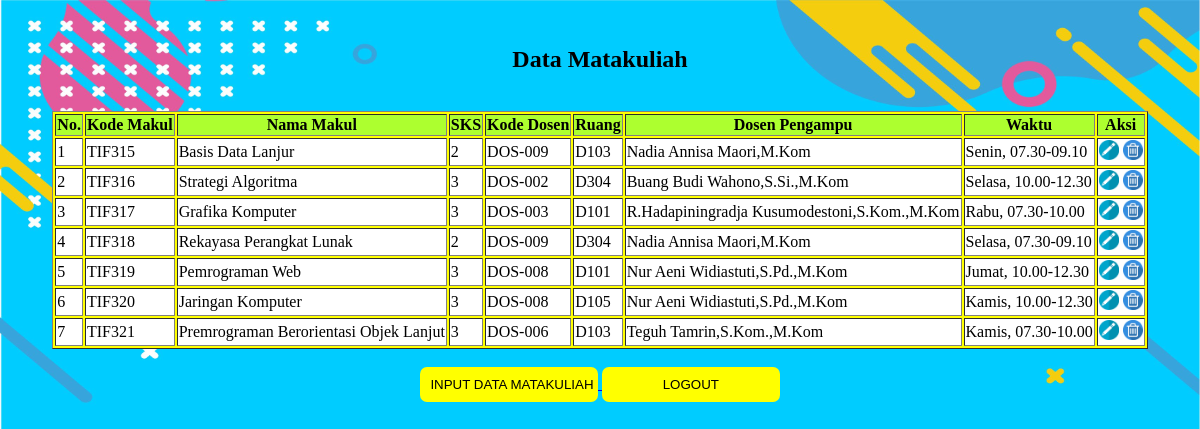
The page /index_kuliah.php on the database its author committed.
### tables this page shows
CREATE TABLE `kuliah` (
  `kode_makul` varchar(15) NOT NULL,
  `nama_makul` varchar(50) NOT NULL,
  `sks` int(3) DEFAULT NULL,
  `kode_dosen` varchar(15) DEFAULT NULL,
  `ruang` varchar(15) DEFAULT NULL,
  `waktu` varchar(30) DEFAULT NULL
);

CREATE TABLE `dosen` (
  `kode_dosen` varchar(15) NOT NULL,
  `nama_dosen` varchar(50) DEFAULT NULL
);

### index_kuliah.php (the view, shortened to what this page needs)
<?php
include ("koneksi.php");
?>
<html>
<head>
	<link rel="stylesheet" type="text/css" href="style.css">
</head>
	<br>
	<h2 align="center">Data Matakuliah</h2>
	<br>
	<table border="1px" align="center" bgcolor="yellow">
		<tr align="center" bgcolor="greenyellow">
			<th>No.</th>
			<th>Kode Makul</th>
			<th>Nama Makul</th>
			<th>SKS</th>
			<th>Kode Dosen</th>
			<th>Ruang</th>
			<th>Dosen Pengampu</th>
			<th>Waktu</th>
			<th>Aksi</th>
		</tr>
	<?php
		$sql = mysqli_query($koneksi, "SELECT * FROM kuliah join dosen on kuliah.kode_dosen=dosen.kode_dosen");
		$no = 1;
		while ($tampil =mysqli_fetch_array($sql)){
			?>
		<tr bgcolor="white">
			<td><?php echo $no;?>					    </td>
			<td><?php echo $tampil['kode_makul'];?>		</td>
			<td><?php echo $tampil['nama_makul'];?>		</td>
			<td><?php echo $tampil['sks'];?>		    </td>
			<td><?php echo $tampil['kode_dosen'];?>		</td>
			<td><?php echo $tampil['ruang'];?>		    </td>
			<td><?php echo $tampil['nama_dosen'];?>		</td>
			<td><?php echo $tampil['waktu'];?>		    </td>
			<td>
				<a href="edit_kuliah.php?kode_makul=<?php echo $tampil['kode_makul']; ?>"><img src="edit.png" width="20px" height="20px"/></a>
				<a href="delete_kuliah.php?kode_makul=<?php echo $tampil['kode_makul']; ?>"><img src="hapus.png" width="20px" height="20px"/></a>
			</td>
		</tr>
	<?php
		$no++;
			}
	?>
	</table>
	<br>
	<div align="center">
	<a href="input_kuliah.php" ><input type="submit" class="tombol_login" value="INPUT DATA MATAKULIAH">
	<a href="logout.php" ><input type="submit" class="tombol_login" value="LOGOUT">
</body>
</html>

### style.css (style rules this page uses)
.tombol_login { background: yellow; color: black; font-size: 10pt; width: 15%; border: none; border-radius: 7px; padding: 10px 10px; }

### rows shown on the page
kuliah: kode_makul "TIF315", nama_makul "Basis Data Lanjur", sks "2", kode_dosen.kode_dosen "DOS-009", ruang "D103", kode_dosen.nama_dosen "Nadia Annisa Maori,M.Kom", waktu "Senin, 07.30-09.10"
kuliah: kode_makul "TIF316", nama_makul "Strategi Algoritma", sks "3", kode_dosen.kode_dosen "DOS-002", ruang "D304", kode_dosen.nama_dosen "Buang Budi Wahono,S.Si.,M.Kom", waktu "Selasa, 10.00-12.30"
kuliah: kode_makul "TIF317", nama_makul "Grafika Komputer", sks "3", kode_dosen.kode_dosen "DOS-003", ruang "D101", kode_dosen.nama_dosen "R.Hadapiningradja Kusumodestoni,S.Kom.,M.Kom", waktu "Rabu, 07.30-10.00"
kuliah: kode_makul "TIF318", nama_makul "Rekayasa Perangkat Lunak", sks "2", kode_dosen.kode_dosen "DOS-009", ruang "D304", kode_dosen.nama_dosen "Nadia Annisa Maori,M.Kom", waktu "Selasa, 07.30-09.10"
kuliah: kode_makul "TIF319", nama_makul "Pemrograman Web", sks "3", kode_dosen.kode_dosen "DOS-008", ruang "D101", kode_dosen.nama_dosen "Nur Aeni Widiastuti,S.Pd.,M.Kom", waktu "Jumat, 10.00-12.30"
kuliah: kode_makul "TIF320", nama_makul "Jaringan Komputer", sks "3", kode_dosen.kode_dosen "DOS-008", ruang "D105", kode_dosen.nama_dosen "Nur Aeni Widiastuti,S.Pd.,M.Kom", waktu "Kamis, 10.00-12.30"
kuliah: kode_makul "TIF321", nama_makul "Premrograman Berorientasi Objek Lanjut", sks "3", kode_dosen.kode_dosen "DOS-006", ruang "D103", kode_dosen.nama_dosen "Teguh Tamrin,S.Kom.,M.Kom", waktu "Kamis, 07.30-10.00"
